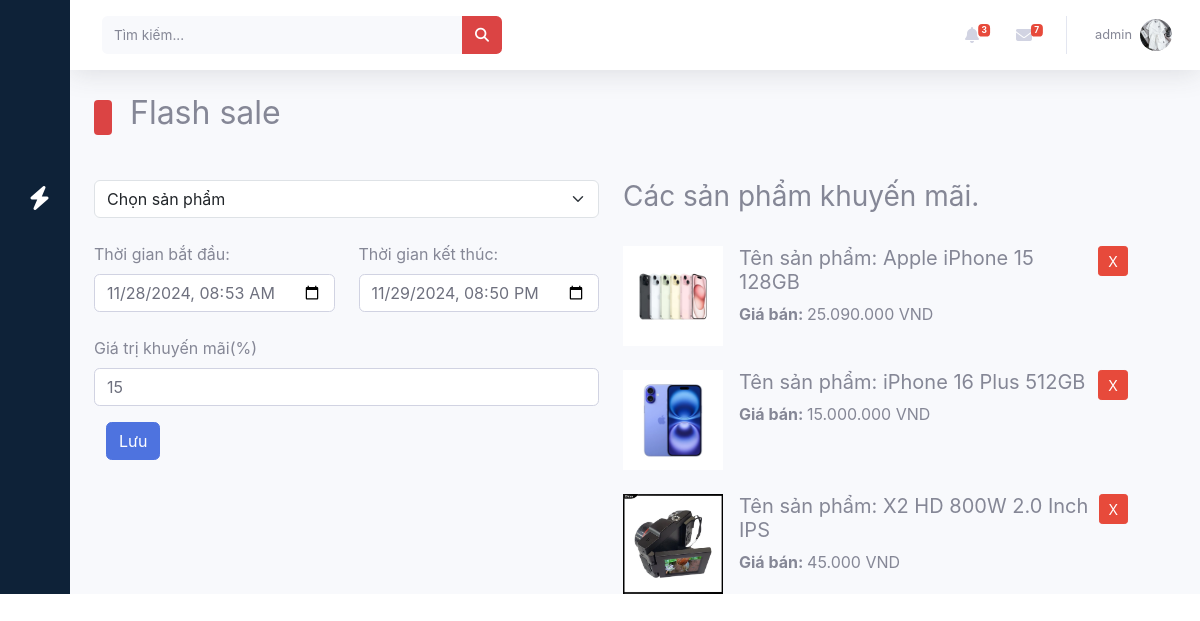
The page /admin/flashsale.php (signed in) on the database its author committed.
### tables this page shows
CREATE TABLE `users` (
  `id` int(11) NOT NULL,
  `username` varchar(100) NOT NULL,
  `email` varchar(150) NOT NULL,
  `image` varchar(255) DEFAULT NULL,
  `password` varchar(255) NOT NULL,
  `address` text DEFAULT NULL,
  `phone` varchar(20) DEFAULT NULL,
  `role_id` int(11) NOT NULL
);

CREATE TABLE `flashsale` (
  `id` int(11) NOT NULL,
  `product_id` varchar(255) NOT NULL,
  `percent` int(11) NOT NULL,
  `start_time` datetime NOT NULL,
  `end_time` datetime NOT NULL
);

CREATE TABLE `products` (
  `id` int(11) NOT NULL,
  `category_id` int(11) NOT NULL,
  `name` varchar(255) NOT NULL,
  `description` text DEFAULT NULL,
  `cost_price` decimal(10,2) NOT NULL,
  `selling_price` decimal(10,2) NOT NULL,
  `image` varchar(255) DEFAULT NULL,
  `quantity` int(11) NOT NULL DEFAULT 0
);

### admin/flashsale.php (the view, shortened to what this page needs)
<?php
include('../includes/connect.php');
$query_flashsale = "select * from flashsale";
$flashsale_result = mysqli_query($con, $query_flashsale);
$flashsale = mysqli_fetch_array($flashsale_result);
$start_time = isset($flashsale['start_time']) ? $flashsale['start_time'] : '';
$end_time = isset($flashsale['end_time']) ? $flashsale['end_time'] : '';
$percent = isset($flashsale['percent']) ? $flashsale['percent'] : '';
$product_id = isset($flashsale['product_id']) ? $flashsale['product_id'] : '';
$product_ids = explode(',', $product_id);
$product_ids_str = implode(',', array_map('intval', $product_ids));
?>
<!DOCTYPE html>
<html lang="en">
<head>
    <link rel="stylesheet" href="../assets/css/bootstrap.css" />
    <link rel="stylesheet" href="../assets/css/main.css" />
</head>
<body>
    <div class="wrapper">
        <?php
        include('./sidebar.php');
        ?>
        <div id="wrapper" class="w-100">
            <div id="content-wrapper" class="d-flex flex-column">
                <div id="content">
                    <?php
                    include('./header.php');
                    ?>
                    <div class="container row">
                        <div class="categ-header">
                            <div class="sub-title">
                                <span class="shape"></span>
                                <h2>Flash sale</h2>
                            </div>
                        </div>
                        <form id="flashsaleForm" class="row">
                            <div class="col-6">
                                <select class="form-select" aria-label="Chọn sản phẩm" id="productSelect">
                                    <option selected>Chọn sản phẩm</option>
                                </select>
                                <div class="row mt-4">
                                    <div class="col-6">
                                        <label for="productTime">Thời gian bắt đầu:</label>
                                        <input value="<?php echo $start_time?>" type="datetime-local" name="start_time" class="form-control" id="productTime">
                                    </div>
                                    <div class="col-6">
                                        <label for="productTime">Thời gian kết thúc:</label>
                                        <input value="<?php echo $end_time?>" type="datetime-local" name="end_time" class="form-control" id="productTime">
                                    </div>
                                </div>
                                <label for="productTime" class="mt-4">Giá trị khuyến mãi(%)</label>
                                <input value="<?php echo $percent?>" type="number" name="percent" class="form-control" id="productTime">
                                <div class="col-12 mt-3">
                                <input type="submit" value="Lưu" class="btn btn-primary">
                                </div>
                            </div>
                            <div class="col-6">
                                <div id="productInfo" class="row">
                                    <h3>Các sản phẩm khuyến mãi.</h3>
                                    <?php
                                    $query = "SELECT id, name, image, selling_price FROM products WHERE id IN ($product_ids_str)";
                                    $result = mysqli_query($con, $query);
                                    if (mysqli_num_rows($result) > 0) {
                                        while ($row = mysqli_fetch_assoc($result)) {
                                            $productName = $row['name'];
                                            $productImage = $row['image'];
                                            $productImages = explode(',', $productImage);
                                            $productImage = $productImages[0];
                                            $productPrice = $row['selling_price'];
                                            $productId = $row['id'];
                                            echo '
                                            <div class="product-info col-12 d-flex justify-content-between mt-4">
                                                <div class="d-flex">
                                                    <img src="./product_images/' . $productImage . '" alt="' . $productName . '" width="100" height="100">
                                                    <div class="ms-3">
                                                        <h5>Tên sản phẩm: ' . $productName . '</h5>
                                                        <p><strong>Giá bán: </strong>' . number_format($productPrice, 0, ',', '.') . ' VND</p>
                                                    </div>
                                                </div>
                                                <button style="width: 30px; height: 30px" class="btn btn-danger btn-sm" onclick="removeProductInfo(this)">X</button>
                                                <input type="hidden" name="ids[]" value="' . $productId . '" >
                                            </div>';
                                        }
                                    }
                                    ?>
                            </div>
                        </form>
                    </div>
                </div>
            </div>
        </div>
    </div>
</body>
</html>

### admin/header.php (shortened to what this page needs)
<?php
    include('../includes/connect.php');
    if(isset($_SESSION['admin_username'])){
        $admin_name = $_SESSION['admin_username'];
        $get_admin_data = "SELECT * FROM `users` WHERE username = '$admin_name'";
        $get_admin_result = mysqli_query($con,$get_admin_data);
        $row_fetch_admin_data = mysqli_fetch_array($get_admin_result);
        $admin_name = $row_fetch_admin_data['username'];
        $admin_image = $row_fetch_admin_data['image'];
    }else{
        echo "<script>alert('Bạn cần phải đăng nhập vào hệ thống')</script>";
        echo "<script>window.open('./admin_login.php','_self');</script>";
    }
?>
<link href="../assets/css/all.min.css" rel="stylesheet" type="text/css">
<link href="../assets/css/sb-admin-2.min.css" rel="stylesheet">
<nav class="navbar navbar-expand navbar-light bg-white topbar mb-4 static-top shadow">
<form
    class="d-none d-sm-inline-block form-inline mr-auto ml-md-3 my-2 my-md-0 mw-100 navbar-search">
    <div class="input-group">
        <input type="text" class="form-control bg-light border-0 small" placeholder="Tìm kiếm..."
            aria-label="Search" aria-describedby="basic-addon2">
        <div class="input-group-append">
            <button class="btn" style="background-color: #DB4444;color: #fff;" type="button">
                <i class="fas fa-search fa-sm"></i>
            </button>
        </div>
    </div>
</form>
<ul class="navbar-nav ml-auto">
    <li class="nav-item dropdown no-arrow mx-1">
        <a class="nav-link dropdown-toggle" href="#" id="alertsDropdown" role="button"
            data-toggle="dropdown" aria-haspopup="true" aria-expanded="false">
            <i class="fas fa-bell fa-fw"></i>
            <span class="badge badge-danger badge-counter">3</span>
        </a>
    </li>
    <li class="nav-item dropdown no-arrow mx-1">
        <a class="nav-link dropdown-toggle" href="#" id="messagesDropdown" role="button"
            data-toggle="dropdown" aria-haspopup="true" aria-expanded="false">
            <i class="fas fa-envelope fa-fw"></i>
            <span class="badge badge-danger badge-counter">7</span>
        </a>
    </li>
    <li class="nav-item dropdown no-arrow">
        <a class="nav-link dropdown-toggle" href="#" id="userDropdown" role="button"
            data-toggle="dropdown" aria-haspopup="true" aria-expanded="false">
            <span class="mr-2 d-none d-lg-inline text-gray-600 small"><?php echo $admin_name ?></span>
            <img class="img-profile rounded-circle"
                src="./admin_images/<?php echo $admin_image;?>">
        </a>
    </li>
</ul>
</nav>

### assets/css/main.css (style rules this page uses)
* { -webkit-box-sizing: border-box; -moz-box-sizing: border-box; box-sizing: border-box; margin: 0; padding: 0; }
html { scroll-behavior: smooth; }
a { text-decoration: none; color: #000000; cursor: pointer; }
button, input[type="submit"] { cursor: pointer; }
ul { list-style: none; }
.container .categ-header { display: flex; flex-direction: column; gap: 20px; margin-bottom: 40px; }
.container .categ-header .sub-title { display: flex; flex-direction: row; gap: 18px; align-items: center; }
.container .categ-header .sub-title span:nth-of-type(1) { width: 18px; height: 35px; background-color: #DB4444; border-radius: 4px; -webkit-border-radius: 4px; -moz-border-radius: 4px; -ms-border-radius: 4px; -o-border-radius: 4px; }
.shape { display: inline-block; width: 18px; height: 35px; background-color: #DB4444; border-radius: 4px; -webkit-border-radius: 4px; -moz-border-radius: 4px; -ms-border-radius: 4px; -o-border-radius: 4px; }
.bg-light { background-color: #ffffff !important; border-bottom: 1px solid #7D8184; }
.img-profile { width:100%; }

### assets/css/style.css (style rules this page uses)
a { text-decoration: none; }
li { list-style: none; }
body { font-family: 'Poppins', sans-serif; }
.wrapper { display: flex; }

### rows shown on the page
users: username "admin", image (picture)
flashsale: start_time "11/28/2024 08:53", end_time "11/29/2024 20:50", percent "15"
products: shows a picture, name "Apple iPhone 15 128GB", selling_price "25.090.000"
products: shows a picture, name "iPhone 16 Plus 512GB", selling_price "15.000.000"
products: shows a picture, name "X2 HD 800W 2.0 Inch IPS", selling_price "45.000"
